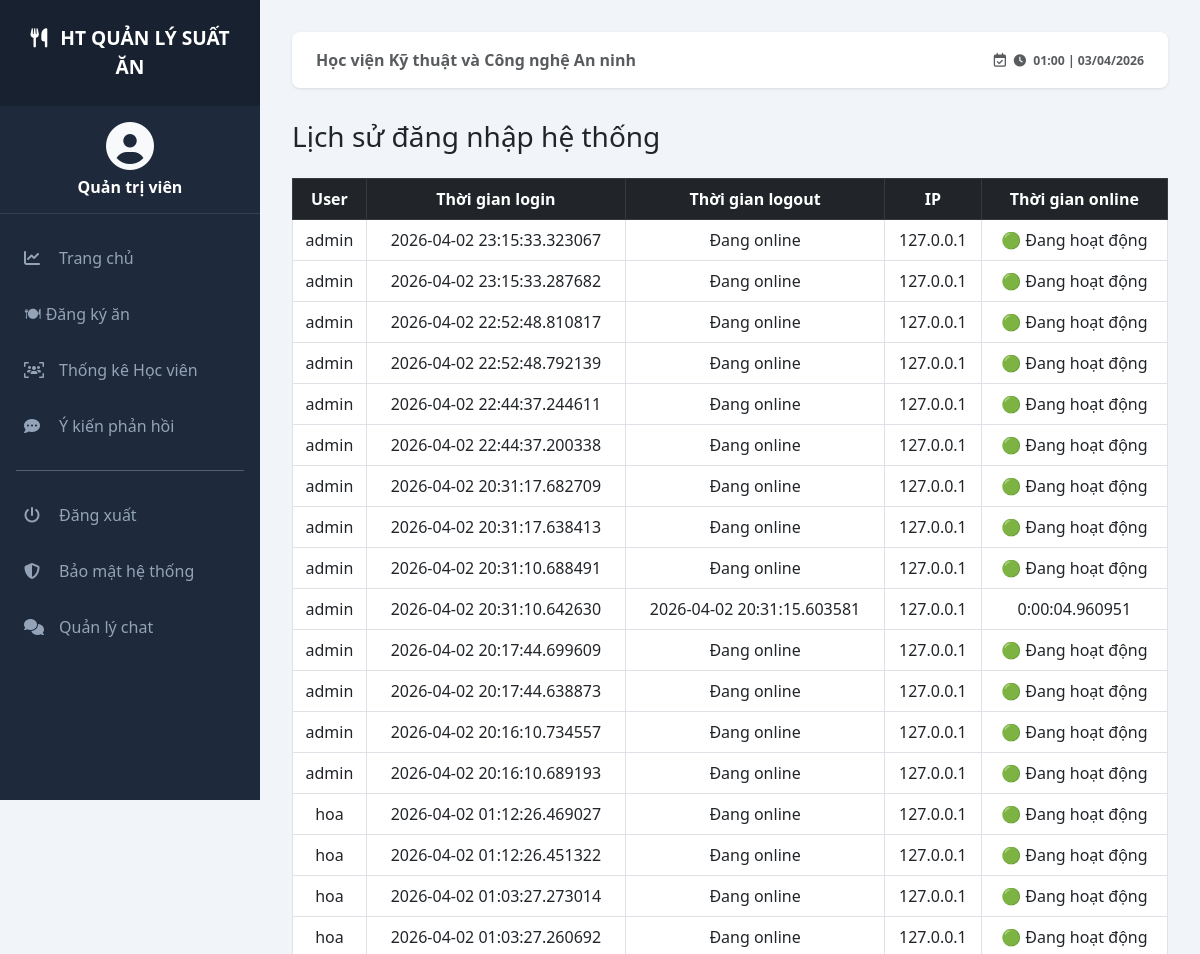
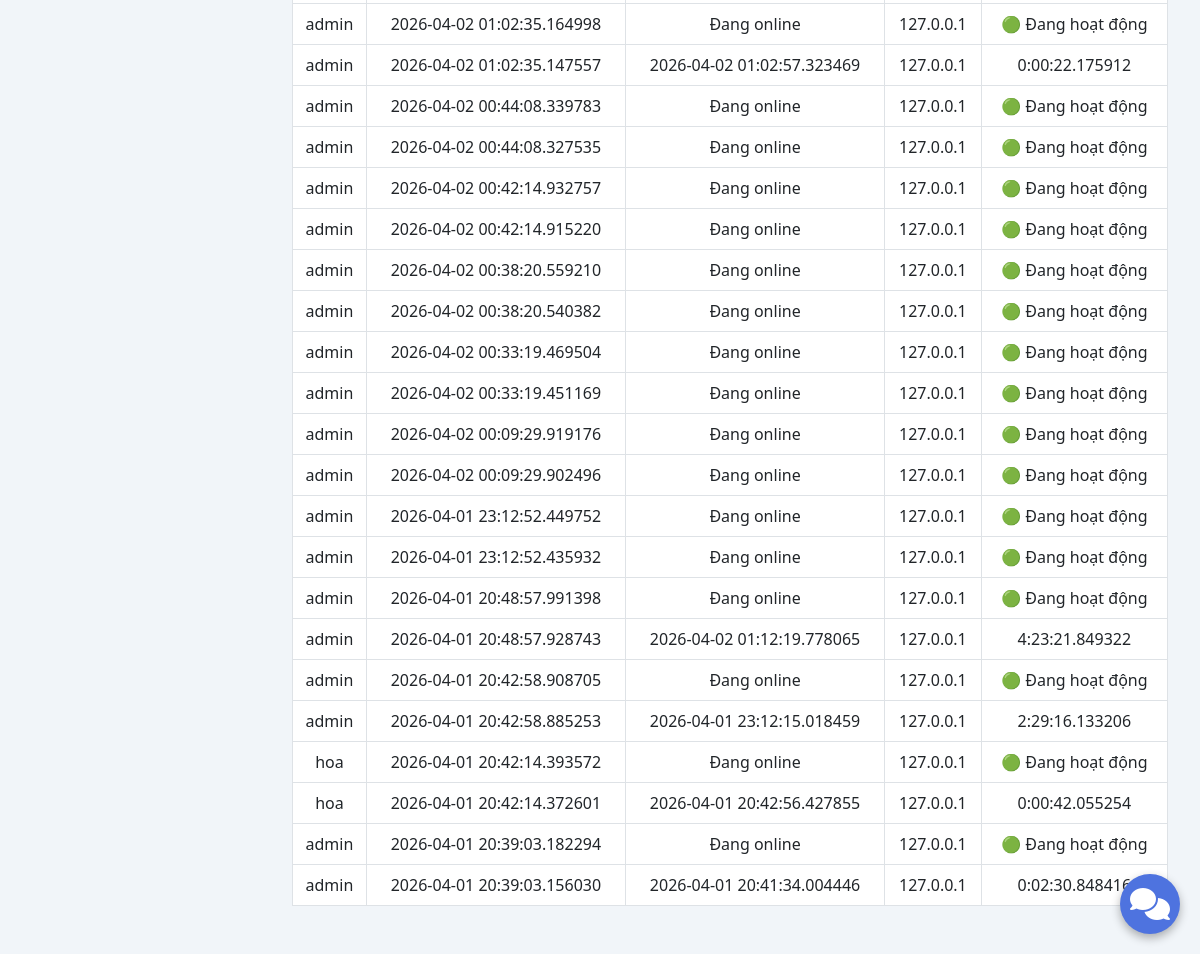
/admin/logs (signed in), run on the app's committed database (2 pictures, top to bottom).
### app.py (models this page shows)
class LoginHistory(db.Model):
    id = db.Column(db.Integer, primary_key=True)
    user_id = db.Column(db.Integer)
    username = db.Column(db.String(50))
    login_time = db.Column(db.DateTime)
    logout_time = db.Column(db.DateTime)
    ip_address = db.Column(db.String(50))

### app.py (the view)
@app.route('/admin/logs')
@login_required
def admin_logs():
    if current_user.role != 'admin':
        return "❌ Bạn không có quyền truy cập!", 403
    logs = LoginHistory.query.order_by(LoginHistory.login_time.desc()).all()
    return render_template('admin_logs.html', logs=logs)

### app.py (called while the page is built)
@login_manager.user_loader
def load_user(user_id):
    return User.query.get(int(user_id))

@app.context_processor
def inject_now():
    return {'thoi_gian_hien_tai': datetime.now()}

### templates/admin_logs.html
{% extends "base.html" %}
{% block content %}
<h3 class="mb-4"> Lịch sử đăng nhập hệ thống</h3>
<table class="table table-bordered table-hover">
    <thead class="table-dark text-center">
        <tr>
            <th>User</th>
            <th>Thời gian login</th>
            <th>Thời gian logout</th>
            <th>IP</th>
            <th>Thời gian online</th>
        </tr>
    </thead>
    <tbody>
        {% for log in logs %}
        <tr class="text-center">
            <td>{{ log.username }}</td>
            <td>{{ log.login_time }}</td>
            <td>{{ log.logout_time or "Đang online" }}</td>
            <td>{{ log.ip_address }}</td>
            <td>
                {% if log.logout_time %}
                    {{ log.logout_time - log.login_time }}
                {% else %}
                    🟢 Đang hoạt động
                {% endif %}
            </td>
        </tr>
        {% endfor %}
    </tbody>
</table>
{% endblock %}

### templates/base.html (shortened to what this page needs)
<!DOCTYPE html>
<html lang="vi">
<head>
    <link href="https://cdn.jsdelivr.net/npm/bootstrap@5.3.0/dist/css/bootstrap.min.css" rel="stylesheet">
    <link rel="stylesheet" href="https://cdnjs.cloudflare.com/ajax/libs/font-awesome/6.4.0/css/all.min.css">
    <link rel="stylesheet" href="{{ url_for('static', filename='style.css') }}">
</head>
<body>
    <div id="sidebar">
        <div class="sidebar-brand">
            <i class="fas fa-utensils me-2"></i> HT QUẢN LÝ SUẤT ĂN
        </div>
        <div class="user-profile text-center py-3">
    <i class="fas fa-user-circle fa-3x mb-2 text-light"></i>
    <h6 class="mb-0 text-white fw-bold">
        {% if current_user.role == 'cbgv' %}
            Cán bộ Giáo viên
        {% elif current_user.role == 'hocvien' %}
            Học viên
        {% else %}
            Quản trị viên
        {% endif %}
    </h6>
        </div>
        <nav class="nav flex-column mt-3">
            <a href="{{ url_for('index') }}" class="nav-link {% if request.path == url_for('index') %}active{% endif %}">
                <i class="fas fa-chart-line"></i> Trang chủ
            </a>
            <li class="nav-item">
                <a href="{{ url_for('meal_schedule') }}" class="nav-link">
                    🍽 Đăng ký ăn
                </a>
            </li>
            <a href="{{ url_for('thong_ke_hoc_vien') }}" class="nav-link {% if 'thong-ke' in request.path %}active{% endif %}">
                <i class="fas fa-users-viewfinder"></i> Thống kê Học viên
            </a>
            <a href="{{ url_for('y_kien_phan_hoi') }}" class="nav-link {% if 'y-kien' in request.path %}active{% endif %}">
                <i class="fas fa-comment-dots"></i> Ý kiến phản hồi
            </a>
            <hr class="mx-3 bg-secondary">
            <a href="{{ url_for('logout') }}" class="nav-link text-danger">
                <i class="fas fa-power-off"></i> Đăng xuất
            </a>
            {% if current_user.role == 'admin' %}
            <a href="{{ url_for('admin_logs') }}" class="nav-link">
                <i class="fas fa-shield-alt"></i> Bảo mật hệ thống
            </a>
            <a href="{{ url_for('admin_messages') }}" class="nav-link">
                <i class="fas fa-comments"></i> Quản lý chat
            </a>
            {% endif %}
        </nav>
    </div>
    <div id="main-content">
        <div class="top-nav">
            <nav aria-label="breadcrumb">
                <ol class="breadcrumb mb-0">
                    <li class="breadcrumb-item active fw-bold" aria-current="page text-uppercase">Học viện Kỹ thuật và Công nghệ An ninh</li>
                </ol>
            </nav>
            <div class="text-muted small">
                <i class="far fa-calendar-check me-1"></i> <span class="small text-muted fw-bold">
    <i class="fas fa-clock me-1"></i> {{ thoi_gian_hien_tai.strftime('%H:%M | %d/%m/%Y') }}
</span>
            </div>
        </div>
        <div class="content-body">
            {% block content %}{% endblock %}
        </div>
    </div>
</body>
<div id="chat-bubble" onclick="toggleChat()" style="position: fixed; bottom: 20px; right: 20px; width: 60px; height: 60px; background: #4e73df; border-radius: 50%; display: flex; align-items: center; justify-content: center; color: white; cursor: pointer; box-shadow: 0 4px 10px rgba(0,0,0,0.3); z-index: 1000;">
    <i class="fas fa-comments fa-2x"></i>
</div>
</html>

### static/style.css (style rules this page uses)
body { margin: 0; font-family: Arial, sans-serif; background-color: #f4f6f9; }

### templates/base.html (style rules this page uses)
:root { --sidebar-width: 260px; --primary-color: #0d6efd; --dark-bg: #1e293b; }
body { background-color: #f1f5f9; font-family: 'Segoe UI', Tahoma, Geneva, Verdana, sans-serif; }
#sidebar { width: var(--sidebar-width); height: 100vh; position: fixed; left: 0; top: 0; background-color: var(--dark-bg); color: #fff; z-index: 1000; transition: all 0.3s; }
.sidebar-brand { padding: 1.5rem; font-weight: bold; font-size: 1.2rem; background: rgba(0,0,0,0.2); text-align: center; }
.user-profile { padding: 1.5rem 1rem; text-align: center; border-bottom: 1px solid rgba(255,255,255,0.1); }
.user-profile i { font-size: 3rem; color: #cbd5e1; }
.nav-link { color: #94a3b8 !important; padding: 1rem 1.5rem !important; display: flex; align-items: center; transition: 0.2s; }
.nav-link i { width: 25px; margin-right: 10px; }
#main-content { margin-left: var(--sidebar-width); padding: 2rem; min-height: 100vh; }
.top-nav { background: #fff; padding: 1rem 1.5rem; border-radius: 0.5rem; box-shadow: 0 1px 3px rgba(0,0,0,0.1); margin-bottom: 2rem; display: flex; justify-content: space-between; align-items: center; }

### data on the page
LoginHistory: username "admin", login_time "2026-04-02 23:15:33.323067", logout_time "Đang online", ip_address "127.0.0.1", shows "🟢 Đang hoạt động"
LoginHistory: username "admin", login_time "2026-04-02 23:15:33.287682", logout_time "Đang online", ip_address "127.0.0.1", shows "🟢 Đang hoạt động"
LoginHistory: username "admin", login_time "2026-04-02 22:52:48.810817", logout_time "Đang online", ip_address "127.0.0.1", shows "🟢 Đang hoạt động"
LoginHistory: username "admin", login_time "2026-04-02 22:52:48.792139", logout_time "Đang online", ip_address "127.0.0.1", shows "🟢 Đang hoạt động"
LoginHistory: username "admin", login_time "2026-04-02 22:44:37.244611", logout_time "Đang online", ip_address "127.0.0.1", shows "🟢 Đang hoạt động"
LoginHistory: username "admin", login_time "2026-04-02 22:44:37.200338", logout_time "Đang online", ip_address "127.0.0.1", shows "🟢 Đang hoạt động"
LoginHistory: username "admin", login_time "2026-04-02 20:31:17.682709", logout_time "Đang online", ip_address "127.0.0.1", shows "🟢 Đang hoạt động"
LoginHistory: username "admin", login_time "2026-04-02 20:31:17.638413", logout_time "Đang online", ip_address "127.0.0.1", shows "🟢 Đang hoạt động"
LoginHistory: username "admin", login_time "2026-04-02 20:31:10.688491", logout_time "Đang online", ip_address "127.0.0.1", shows "🟢 Đang hoạt động"
LoginHistory: username "admin", login_time "2026-04-02 20:31:10.642630", logout_time "2026-04-02 20:31:15.603581", ip_address "127.0.0.1", log.logout_time-log.login_time "0:00:04.960951"
LoginHistory: username "admin", login_time "2026-04-02 20:17:44.699609", logout_time "Đang online", ip_address "127.0.0.1", shows "🟢 Đang hoạt động"
LoginHistory: username "admin", login_time "2026-04-02 20:17:44.638873", logout_time "Đang online", ip_address "127.0.0.1", shows "🟢 Đang hoạt động"
LoginHistory: username "admin", login_time "2026-04-02 20:16:10.734557", logout_time "Đang online", ip_address "127.0.0.1", shows "🟢 Đang hoạt động"
LoginHistory: username "admin", login_time "2026-04-02 20:16:10.689193", logout_time "Đang online", ip_address "127.0.0.1", shows "🟢 Đang hoạt động"
LoginHistory: username "hoa", login_time "2026-04-02 01:12:26.469027", logout_time "Đang online", ip_address "127.0.0.1", shows "🟢 Đang hoạt động"
LoginHistory: username "hoa", login_time "2026-04-02 01:12:26.451322", logout_time "Đang online", ip_address "127.0.0.1", shows "🟢 Đang hoạt động"
LoginHistory: username "hoa", login_time "2026-04-02 01:03:27.273014", logout_time "Đang online", ip_address "127.0.0.1", shows "🟢 Đang hoạt động"
LoginHistory: username "hoa", login_time "2026-04-02 01:03:27.260692", logout_time "Đang online", ip_address "127.0.0.1", shows "🟢 Đang hoạt động"
LoginHistory: username "admin", login_time "2026-04-02 01:02:35.164998", logout_time "Đang online", ip_address "127.0.0.1", shows "🟢 Đang hoạt động"
LoginHistory: username "admin", login_time "2026-04-02 01:02:35.147557", logout_time "2026-04-02 01:02:57.323469", ip_address "127.0.0.1", log.logout_time-log.login_time "0:00:22.175912"
LoginHistory: username "admin", login_time "2026-04-02 00:44:08.339783", logout_time "Đang online", ip_address "127.0.0.1", shows "🟢 Đang hoạt động"
LoginHistory: username "admin", login_time "2026-04-02 00:44:08.327535", logout_time "Đang online", ip_address "127.0.0.1", shows "🟢 Đang hoạt động"
LoginHistory: username "admin", login_time "2026-04-02 00:42:14.932757", logout_time "Đang online", ip_address "127.0.0.1", shows "🟢 Đang hoạt động"
LoginHistory: username "admin", login_time "2026-04-02 00:42:14.915220", logout_time "Đang online", ip_address "127.0.0.1", shows "🟢 Đang hoạt động"
LoginHistory: username "admin", login_time "2026-04-02 00:38:20.559210", logout_time "Đang online", ip_address "127.0.0.1", shows "🟢 Đang hoạt động"
LoginHistory: username "admin", login_time "2026-04-02 00:38:20.540382", logout_time "Đang online", ip_address "127.0.0.1", shows "🟢 Đang hoạt động"
LoginHistory: username "admin", login_time "2026-04-02 00:33:19.469504", logout_time "Đang online", ip_address "127.0.0.1", shows "🟢 Đang hoạt động"
LoginHistory: username "admin", login_time "2026-04-02 00:33:19.451169", logout_time "Đang online", ip_address "127.0.0.1", shows "🟢 Đang hoạt động"
LoginHistory: username "admin", login_time "2026-04-02 00:09:29.919176", logout_time "Đang online", ip_address "127.0.0.1", shows "🟢 Đang hoạt động"
LoginHistory: username "admin", login_time "2026-04-02 00:09:29.902496", logout_time "Đang online", ip_address "127.0.0.1", shows "🟢 Đang hoạt động"
LoginHistory: username "admin", login_time "2026-04-01 23:12:52.449752", logout_time "Đang online", ip_address "127.0.0.1", shows "🟢 Đang hoạt động"
LoginHistory: username "admin", login_time "2026-04-01 23:12:52.435932", logout_time "Đang online", ip_address "127.0.0.1", shows "🟢 Đang hoạt động"
LoginHistory: username "admin", login_time "2026-04-01 20:48:57.991398", logout_time "Đang online", ip_address "127.0.0.1", shows "🟢 Đang hoạt động"
LoginHistory: username "admin", login_time "2026-04-01 20:48:57.928743", logout_time "2026-04-02 01:12:19.778065", ip_address "127.0.0.1", log.logout_time-log.login_time "4:23:21.849322"
LoginHistory: username "admin", login_time "2026-04-01 20:42:58.908705", logout_time "Đang online", ip_address "127.0.0.1", shows "🟢 Đang hoạt động"
LoginHistory: username "admin", login_time "2026-04-01 20:42:58.885253", logout_time "2026-04-01 23:12:15.018459", ip_address "127.0.0.1", log.logout_time-log.login_time "2:29:16.133206"
LoginHistory: username "hoa", login_time "2026-04-01 20:42:14.393572", logout_time "Đang online", ip_address "127.0.0.1", shows "🟢 Đang hoạt động"
LoginHistory: username "hoa", login_time "2026-04-01 20:42:14.372601", logout_time "2026-04-01 20:42:56.427855", ip_address "127.0.0.1", log.logout_time-log.login_time "0:00:42.055254"
LoginHistory: username "admin", login_time "2026-04-01 20:39:03.182294", logout_time "Đang online", ip_address "127.0.0.1", shows "🟢 Đang hoạt động"
LoginHistory: username "admin", login_time "2026-04-01 20:39:03.156030", logout_time "2026-04-01 20:41:34.004446", ip_address "127.0.0.1", log.logout_time-log.login_time "0:02:30.848416"
